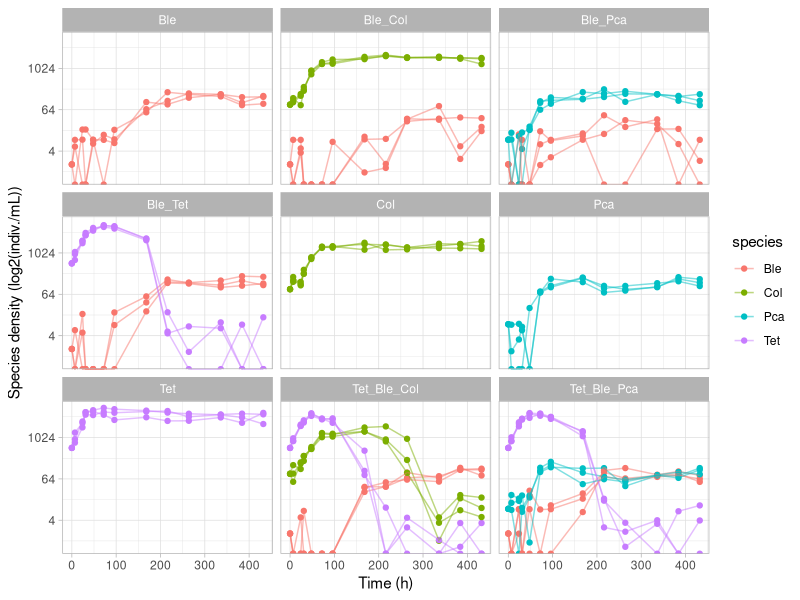
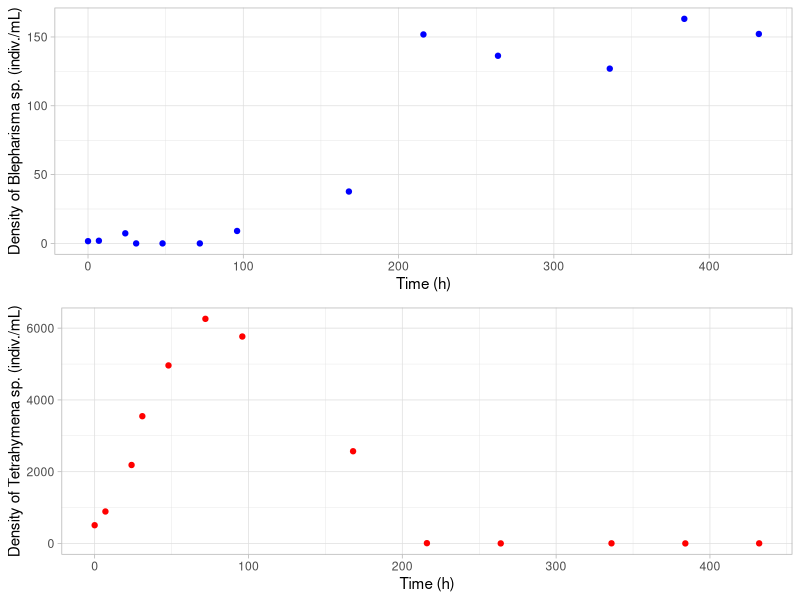

Recreate these plots in R, in order.
## ---- chunk 1
knitr::opts_chunk$set(echo = TRUE)
## ---- chunk 2
density_data = read.csv("./Data/density_data.csv", header = T, sep = ',')
head(density_data, 10)
## ---- chunk 3
# plotting the whole data
library(tidyverse)
theme_set(theme_light())
density_data %>%
  mutate(Ble = replace(Ble, !grepl('Ble', community), NA)) %>%
  mutate(Col = replace(Col, !grepl('Col', community), NA)) %>%
  mutate(Tet = replace(Tet, !grepl('Tet', community), NA)) %>%
  mutate(Pca = replace(Pca, !grepl('Pca', community), NA)) %>%
  pivot_longer(cols = c("Ble", "Col", "Tet", "Pca"),
               names_to = "species",
               values_to = "density") %>%
  ggplot() +
  geom_point(mapping = aes(x = hours, y = density, color = species)) +
  geom_line(mapping = aes(x = hours, y = density, color = species, group = interaction(species, replicate)), alpha = 0.5) +
  scale_y_continuous(trans='log2') +
  facet_wrap(community ~ .) +
  ylab('Species density (log2(indiv./mL))') +
  xlab('Time (h)')
## ---- chunk 4
# filtering data
filtered_data <- 
  density_data %>%
  filter(community == 'Ble_Tet') %>% # keeping only the bi-specific time series (Blepharisma sp. + Tetrahymena sp.)
  select(c(measure_point, hours, Ble, Tet)) %>% # keeping only time variables and species densities
  group_by(measure_point) %>% # averaging each measurement over replicates
  summarise(t = mean(hours), n1 = mean(Ble), n2 = mean(Tet)) %>%
  arrange(t) # sorting by time
## ---- chunk 5
# plotting the resulting data
library(ggpubr)

panel_a = ggplot(data = filtered_data) +
  geom_point(mapping = aes(x = t, y = n1), color = 'blue') +
  xlab('Time (h)') +
  ylab('Density of Blepharisma sp. (indiv./mL)')

panel_b = ggplot(data = filtered_data) +
  geom_point(mapping = aes(x = t, y = n2), color = 'red') +
  xlab('Time (h)') +
  ylab('Density of Tetrahymena sp. (indiv./mL)')

ggarrange(panel_a, panel_b, nrow = 2)
## ---- chunk 6
# turning data into a list to give to the Rstan sampler.
data = list(n  = nrow(filtered_data), # number of observations
            t = filtered_data$t, # vector of times
            n1 = filtered_data$n1, # vector of density of species 1 (Ble)
            n2 = filtered_data$n2) # vector of density of species 2 (Tet)
